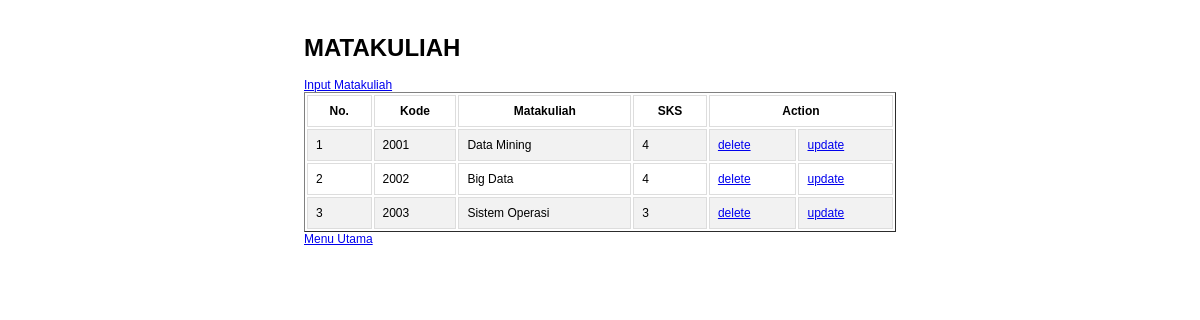
Page /mtk.php on the committed database.
### tables this page shows
CREATE TABLE `matakuliah_tab` (
  `kd_mtk` varchar(5) NOT NULL,
  `nm_mtk` varchar(20) DEFAULT NULL,
  `sks` int(3) DEFAULT '0',
  PRIMARY KEY (`kd_mtk`)
);

### mtk.php (the view, shortened to what this page needs)
<?php include("condb.php");
?>
<!DOCTYPE html>
<html>
<head>
</head>
<body>
    <div class="center">
        <h1>MATAKULIAH</h1>
        <a href="inputmtk.php">Input Matakuliah </a><br>
        <table border="1">
            <tr>
                <th>No.</th>
                <th>Kode</th>
                <th>Matakuliah</th>
                <th>SKS</th>
                <th colspan="2">Action</th>
            </tr>
        <?php
        $sql = "SELECT kd_mtk,nm_mtk,sks FROM matakuliah_tab ";
        $retval = mysqli_query($conn, $sql);
        $no =1;
        while ($row =  mysqli_fetch_assoc($retval)) {?>
            <tr>
                <td><?php echo $no ?></td>
                <td><?php echo $row['kd_mtk']?></td>
                <td><?php echo $row['nm_mtk']?></td>
                <td><?php echo $row['sks']?></td>
                <td><a href="deletemtk.php?id=<?php echo $row['kd_mtk']?>">delete</a></td>
                <td><a href="updatemtk.php?id=<?php echo $row['kd_mtk']?>">update </a></td>
                <?php $no++;?>
            </tr>
        <?php } ?>
        </table>
        <a href="index.php">Menu Utama</a><br>
    </div>
</body>
</html>

### style.php (style rules this page uses)
body { font-family: Verdana, Geneva, Tahoma, sans-serif; font-size: 12px }
.center { margin: auto; width: 50%; padding: 10px; }
table { width: 100%; }
td, th { border: 1px solid #ddd; padding: 8px; }
tr:nth-child(even) { background-color: #f2f2f2; }

### rows in the picture
matakuliah_tab: kd_mtk "2001", nm_mtk "Data Mining", sks "4"
matakuliah_tab: kd_mtk "2002", nm_mtk "Big Data", sks "4"
matakuliah_tab: kd_mtk "2003", nm_mtk "Sistem Operasi", sks "3"
